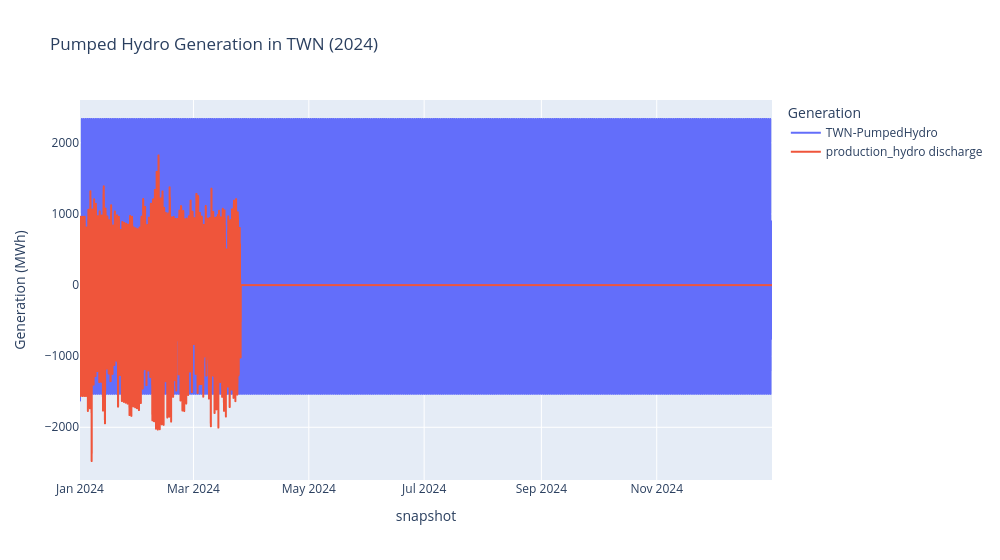

Notebook source saved alongside this figure:
### Code cell
pypsa_ph = n.storage_units_t.p[['TWN-PumpedHydro']]

gen_act = df.loc[df['datetime'].dt.year == 2024].copy()
gen_act['datetime'] = pd.to_datetime(gen_act['datetime'], format='%d-%m-%Y %H:%M:%S')
gen_act.set_index('datetime', inplace=True)
gen_act.sort_index(inplace=True)
act_ph = gen_act[['production_hydro discharge']]

pypsa_ph.index = pypsa_ph.index.tz_localize(None)
act_ph.index = act_ph.index.tz_localize(None)

combined_ph = pd.merge(pypsa_ph, act_ph, left_index=True, right_index=True)

px.line(
    combined_ph,
    x=combined_ph.index,
    y=combined_ph.columns,
    labels={'value': 'Generation (MWh)', 'variable': 'Generation'},
    title='Pumped Hydro Generation in TWN (2024)',
    width=1000,
)

### Figure 1 — Plotly figure (JSON) as saved in the notebook; plotly's stock layout.template omitted (floating-point values rounded to 4 significant figures; data arrays with more than 128 entries replaced by an {"elided": "..."} marker saying what was removed)
{"data": [{"hovertemplate": "Generation=TWN-PumpedHydro<br>snapshot=%{x}<br>Generation (MWh)=%{y}<extra></extra>", "legendgroup": "TWN-PumpedHydro", "line": {"color": "#636efa", "dash": "solid"}, "marker": {"symbol": "circle"}, "mode": "lines", "name": "TWN-PumpedHydro", "showlegend": true, "type": "scattergl", "x": {"elided": "8784 str values"}, "xaxis": "x", "y": {"elided": "8784 float values"}, "yaxis": "y"}, {"hovertemplate": "Generation=production_hydro discharge<br>snapshot=%{x}<br>Generation (MWh)=%{y}<extra></extra>", "legendgroup": "production_hydro discharge", "line": {"color": "#EF553B", "dash": "solid"}, "marker": {"symbol": "circle"}, "mode": "lines", "name": "production_hydro discharge", "showlegend": true, "type": "scattergl", "x": {"elided": "8784 str values"}, "xaxis": "x", "y": {"elided": "8784 float values"}, "yaxis": "y"}], "layout": {"legend": {"title": {"text": "Generation"}, "tracegroupgap": 0}, "title": {"text": "Pumped Hydro Generation in TWN (2024)"}, "width": 1000, "xaxis": {"anchor": "y", "domain": [0, 1], "title": {"text": "snapshot"}}, "yaxis": {"anchor": "x", "domain": [0, 1], "title": {"text": "Generation (MWh)"}}}}
